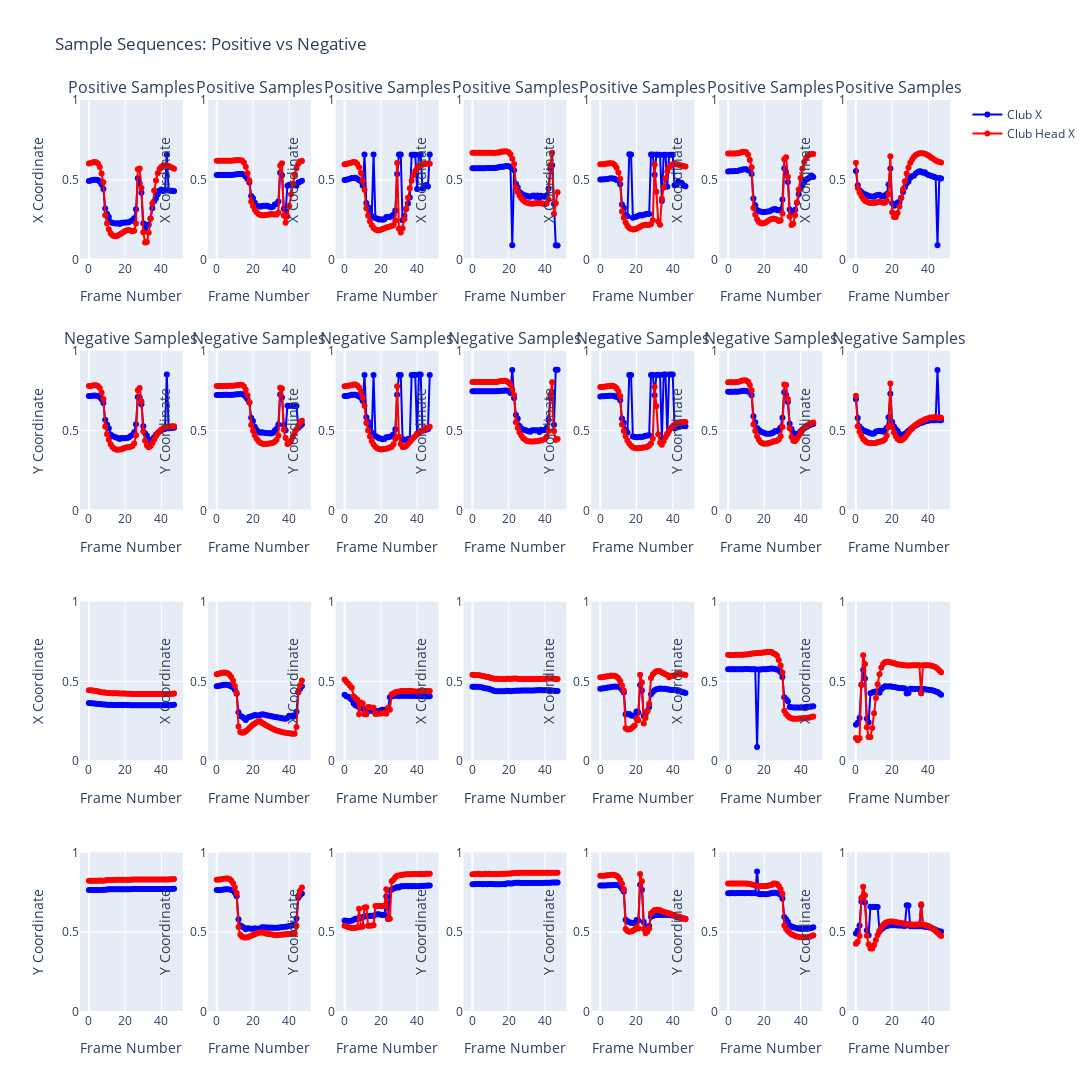

Source (notebook cell):
### Code cell
g.plot_sample_sequences(combined_sequences, combined_labels, num_samples=7)
